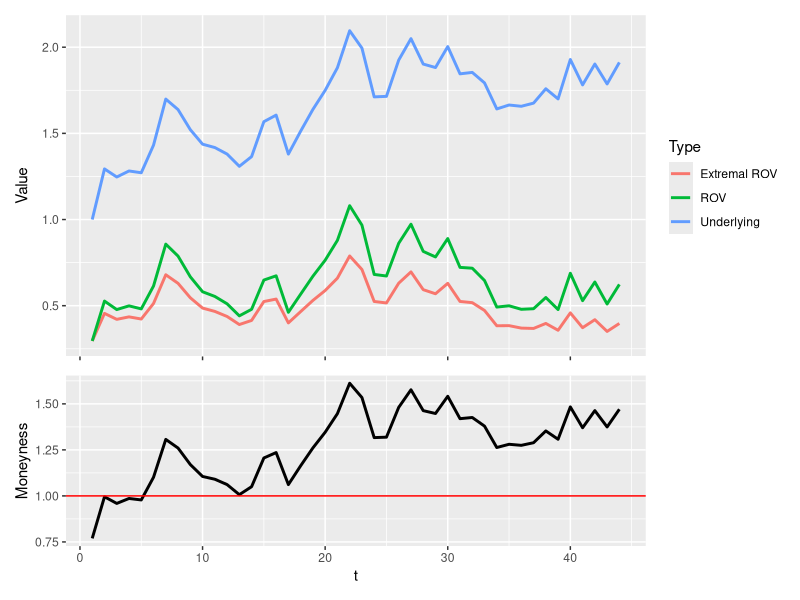

This figure's R source:
## ---- chunk 1
knitr::opts_chunk$set(echo = FALSE,
                      message = FALSE,
                      warning = FALSE,
                      dev = c("png", "tiff"),
                      dpi = 300)
library(tidyverse)
library(patchwork)

label_size <- 2.5
smallLabel_size <- 2
title_size <- 8
subtitle_size <- 7
legendText_size <- 7
axisText_size <- 6
axisTitle_size <- 7
facetTitle_size <- 7

## ---- chunk 2

# Define functions
#---------------------------------------------------------------------------
# Extremal ROV
rovExt <- function(x0, K, m, s, tau, const = 0){
  ExT <- x0 * exp(m * tau)
  ElxT <- log(x0) + (m - s^2 / 2) * tau
  rovExt <- exp(-m * tau) * (ExT - exp(-m * tau) * ElxT + log(K) + const)
  return(rovExt)
}
#---------------------------------------------------------------------------
# ROV
OVfun <- function(x0, K, m, s, tau, r, output = "OV"){
  
  d2 <- (log(x0 / K) + (m - s^2 / 2) * tau) / (s * sqrt(tau))
  d1 <- d2 + s * sqrt(tau)
  Phi1 <- pnorm(d1)
  Phi2 <- pnorm(d2)
  
  OV <- exp((m - r) * tau) * x0 * Phi1 - exp(-r * tau) * K * Phi2

    if(output == "OV"){
    out <- OV
  }
  
  if(output == "Phi2"){
    out <- Phi2
  }
  
  if(output == "Phi1"){
    out <- Phi1
  }

  return(out)
}
#----------------------------------------------------------------------------
# Geometric Brownian movement
gbmFun <- function(tau = 40, m = 0.001, s = 0.003, x0 = 1,
                   randVec = NULL, seed = NULL) {
  if(is.null(randVec)){
      if(!is.null(seed)){set.seed(seed)}
    randVec <- rnorm(tau)
    }
  epsilon <- randVec
  lx <- c(); lx[1] <- log(x0)
  drift <- (m - s * s / 2)
  for(t in 2:tau){
      dBt <-  s * epsilon[t]
      lx[t] <- lx[t - 1] + drift + dBt
  }
  x <- exp(lx)
  return(x)
}
# m <- 0.001
# s <- 0.003
# tau <- 400
# x0 <- 1
# x <- gbmFun(tau, m, s, x0, randVec = NULL)
# df_plot <- data.frame(t = 1:tau, x)
# gg <- ggplot(df_plot, aes(x = t, y = x))
# gg <- gg + geom_line()
# acf(diff(log(x)))
# hist(diff(log(x)))
# shapiro.test(diff(log(x)))

#=============================================================================
#=============================================================================
#=============================================================================

Tt <- 44 # Quarterly time step
r <- 0.006
cv <- 1.7
m <- 0.008
s <- cv * m * sqrt(Tt)
x0 <- 1
K <- x0 * 1.3
#K <- seq(0.5, 2, length.out = 40)

xVec <- gbmFun(Tt, m, s, x0, randVec = NULL, seed = NULL)
xVec[1] <- x0
tVec <- 1:Tt
tauVec <- Tt:1
# Get const first
rovStar <- rovExt(xVec[1], K, m, s, tauVec[1], const = 0)
rov <- OVfun(xVec[1], K, m, s, tauVec[1], r, output = "OV")
const <- exp(m * Tt) * (rov - rovStar)
#const <- rov - rovStar
rovStar <- rovExt(xVec, K, m, s, tauVec, const)
rov <- OVfun(xVec, K, m, s, tauVec, r, output = "OV")
#---------------------------------------------------------------------------
# Plot
df_plot <- data.frame(t = 1:Tt, ROV = rov,
                      ROVstar = rovStar,
                      Underlying = xVec)
colnames(df_plot)[3] <- "Extremal ROV"
df_plot <- df_plot %>% gather(Type, Value, ROV:Underlying)
gg <- ggplot(df_plot, aes(x = t, y = Value, group = Type, color = Type))
gg <- gg + geom_line(lwd = 1)
gg <- gg + theme(axis.text.x = element_blank(),
                 axis.title.x = element_blank())
gg1 <- gg

df_plot2 <- data.frame(t = 1:Tt, Moneyness = xVec / K)
gg <- ggplot(df_plot2, aes(x = t, y = Moneyness))
gg <- gg + geom_line(lwd = 1)
gg <- gg + geom_hline(yintercept = 1, color = "red")
gg2 <- gg

gg1 + gg2 + plot_layout(ncol = 1, heights = c(1, 1 / 2))

const

